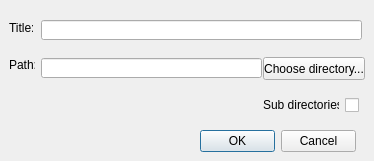
<?xml version="1.0" encoding="UTF-8"?>
<ui version="4.0">
 <class>Dialog</class>
 <widget class="QDialog" name="Dialog">
  <property name="geometry">
   <rect>
    <x>0</x>
    <y>0</y>
    <width>374</width>
    <height>161</height>
   </rect>
  </property>
  <property name="windowTitle">
   <string>Dialog</string>
  </property>
  <widget class="QDialogButtonBox" name="buttonBox">
   <property name="geometry">
    <rect>
     <x>200</x>
     <y>130</y>
     <width>156</width>
     <height>23</height>
    </rect>
   </property>
   <property name="orientation">
    <enum>Qt::Horizontal</enum>
   </property>
   <property name="standardButtons">
    <set>QDialogButtonBox::Cancel|QDialogButtonBox::Ok</set>
   </property>
  </widget>
  <widget class="QLineEdit" name="titleEdit">
   <property name="geometry">
    <rect>
     <x>41</x>
     <y>20</y>
     <width>321</width>
     <height>20</height>
    </rect>
   </property>
  </widget>
  <widget class="QCheckBox" name="subDirCB">
   <property name="geometry">
    <rect>
     <x>345</x>
     <y>97</y>
     <width>16</width>
     <height>16</height>
    </rect>
   </property>
   <property name="text">
    <string/>
   </property>
  </widget>
  <widget class="QPushButton" name="chooseDirButton">
   <property name="geometry">
    <rect>
     <x>263</x>
     <y>57</y>
     <width>102</width>
     <height>23</height>
    </rect>
   </property>
   <property name="text">
    <string>Choose directory...</string>
   </property>
  </widget>
  <widget class="QLabel" name="titleLabel">
   <property name="geometry">
    <rect>
     <x>9</x>
     <y>20</y>
     <width>24</width>
     <height>16</height>
    </rect>
   </property>
   <property name="text">
    <string>Title:</string>
   </property>
  </widget>
  <widget class="QLabel" name="pathLabel">
   <property name="geometry">
    <rect>
     <x>9</x>
     <y>57</y>
     <width>26</width>
     <height>16</height>
    </rect>
   </property>
   <property name="text">
    <string>Path:</string>
   </property>
  </widget>
  <widget class="QLabel" name="subDir">
   <property name="geometry">
    <rect>
     <x>263</x>
     <y>97</y>
     <width>76</width>
     <height>16</height>
    </rect>
   </property>
   <property name="text">
    <string>Sub directories?</string>
   </property>
  </widget>
  <widget class="QLineEdit" name="pathEdit">
   <property name="geometry">
    <rect>
     <x>41</x>
     <y>58</y>
     <width>221</width>
     <height>20</height>
    </rect>
   </property>
  </widget>
 </widget>
 <resources/>
 <connections>
  <connection>
   <sender>buttonBox</sender>
   <signal>accepted()</signal>
   <receiver>Dialog</receiver>
   <slot>accept()</slot>
   <hints>
    <hint type="sourcelabel">
     <x>238</x>
     <y>144</y>
    </hint>
    <hint type="destinationlabel">
     <x>157</x>
     <y>172</y>
    </hint>
   </hints>
  </connection>
  <connection>
   <sender>buttonBox</sender>
   <signal>rejected()</signal>
   <receiver>Dialog</receiver>
   <slot>reject()</slot>
   <hints>
    <hint type="sourcelabel">
     <x>306</x>
     <y>150</y>
    </hint>
    <hint type="destinationlabel">
     <x>286</x>
     <y>172</y>
    </hint>
   </hints>
  </connection>
  <connection>
   <sender>chooseDirButton</sender>
   <signal>clicked()</signal>
   <receiver>Dialog</receiver>
   <slot>accept()</slot>
   <hints>
    <hint type="sourcelabel">
     <x>301</x>
     <y>73</y>
    </hint>
    <hint type="destinationlabel">
     <x>403</x>
     <y>88</y>
    </hint>
   </hints>
  </connection>
 </connections>
</ui>
